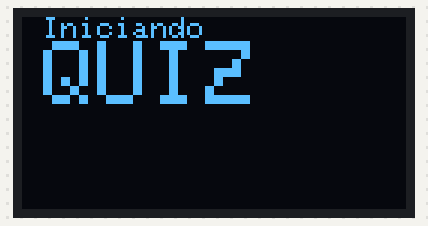
This sketch was run on a simulated Arduino Uno, built with avr-gcc and run on an emulated ATmega328P. On the bench: 128×64 one-colour display.

Above: at 0.53 s.
At 1.43 s:
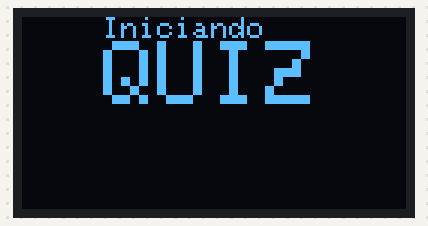
At 2.1 s:
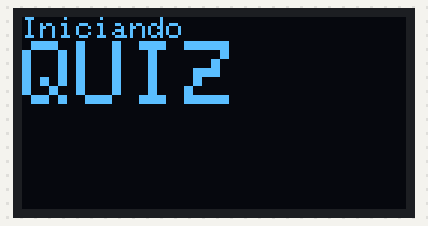
At 3.63 s:
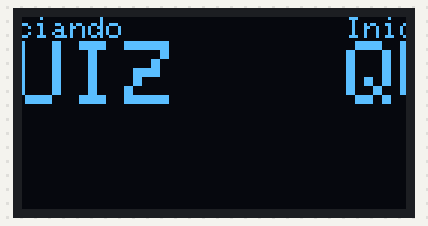
At 5.2 s:
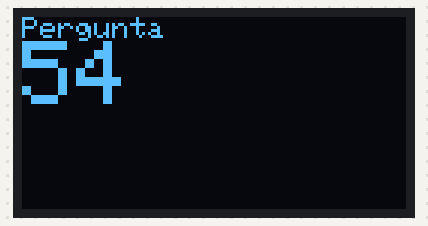
At 11.94 s:
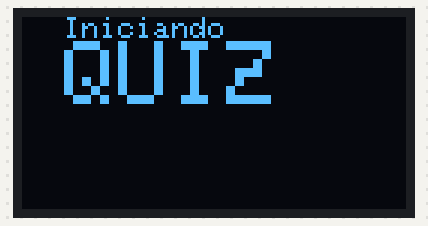

The sketch:

Quiz_display.ino
```cpp
#include <SPI.h>
#include <Wire.h>
#include <Adafruit_GFX.h>
#include <Adafruit_SSD1306.h>
#include <Fonts/FreeSerif12pt7b.h>
Adafruit_SSD1306 display(-1);

int quantidade_perguntas = 5;
long timer_oled = 0;
bool inverted = true;


void setup()
{
  Wire.begin(); //INICIALIZA A BIBLIOTECA WIRE
  display.begin(SSD1306_SWITCHCAPVCC, 0x3C); //INICIALIZA O DISPLAY COM ENDEREÇO I2C 0x3C
  display.setTextColor(WHITE); //DEFINE A COR DO TEXTO
  display.setTextSize(1); //DEFINE O TAMANHO DA FONTE DO TEXTO
  display.clearDisplay(); //LIMPA AS INFORMAÇÕES DO DISPLAY

  display.clearDisplay();

}
void loop() {

  IniciaQuiz();
  ExibePergunta(54);
  delay(6000);
}


void IniciaQuiz()
{
  timer_oled = 0;
// Movimenta o texto sobre a tela..
  display.clearDisplay();
  display.setTextSize(1); // Fonte do texto
  display.setTextColor(WHITE); // Cor do texto
  display.setCursor(0,0); // Posiciona o cursor
  display.println("Iniciando"); // Imprime mensagem
  display.display();

  display.setCursor(0,8); // fim da linha amarela
  display.setTextSize(3);
  display.println("QUIZ");
  display.display();
  display.startscrollright(1, 7); // Movimenta texto para a direita
  delay(2000);
  display.stopscroll();
  delay(500);
  display.startscrollleft(1, 7); // Movimenta texto para a esquerda
  delay(2000);
  display.stopscroll();
  delay(500);
}

void ExibePergunta(int numero)
{
  timer_oled = 0;
  display.clearDisplay();
  display.setTextSize(1); // Fonte do texto
  display.setTextColor(WHITE); // Cor do texto
  display.setCursor(0,0); // Posiciona o cursor
  display.println("Pergunta"); // Imprime mensagem
  display.display();
  display.setCursor(0,8); // fim da linha amarela
  display.setTextSize(3);
  display.println(numero);
  display.display();
}

void PrimeiraPergunta(int numero)
{
  timer_oled = 0;
  display.clearDisplay();
  display.setTextSize(1); // Fonte do texto
  display.setTextColor(WHITE); // Cor do texto
  display.setCursor(0,0); // Posiciona o cursor
  display.println("Primeira Pergunta"); // Imprime mensagem
  display.display();
  display.setCursor(0,8); // fim da linha amarela
  display.setTextSize(3);
  display.println(numero);
  display.display();
}

void UltimaPergunta(int numero)
{
  timer_oled = 0;
  display.clearDisplay();
  display.setTextSize(1); // Fonte do texto
  display.setTextColor(WHITE); // Cor do texto
  display.setCursor(0,0); // Posiciona o cursor
  display.println("Ultima Pergunta"); // Imprime mensagem
  display.display();
  display.setCursor(0,8); // fim da linha amarela
  display.setTextSize(3);
  display.println(numero);
  display.display();
}

void SelecionaQuantidadePerguntas()
{
  timer_oled = 0;
  display.clearDisplay();
  display.setTextSize(1); // Fonte do texto
  display.setTextColor(WHITE); // Cor do texto
  display.setCursor(0,0); // Posiciona o cursor
  display.println("Quantas Perguntas?"); // Imprime mensagem
  display.display();
  display.setCursor(0,8); // fim da linha amarela
  display.setTextSize(3);
  display.println(quantidade_perguntas);
  display.display();
}

void aguarde(int aguarde_fase)
{
  if(aguarde_fase == 0)
  {
    timer_oled = millis();
    display.clearDisplay();

    display.setTextSize(3);
    display.setTextColor(WHITE);
    display.setCursor(0,9);
    display.println("Aguarde");
    display.display();
    display.fillRect(0, 0, 16, 8, WHITE);
    display.display();

    display.startscrollright(0, 0);
  }

  if(aguarde_fase == 2)
  {
    display.stopscroll();
    display.clearDisplay();
  }


}

void aperte()
{

  if(timer_oled == 0)
  {
    timer_oled = millis();
  }

  long current_millis = millis();
  long passed = current_millis - timer_oled;
  if(passed>500)
  {
      display.clearDisplay();
      if(!inverted)
      {
        display.invertDisplay(false);
        inverted = true;
      }
      else
      {
        display.invertDisplay(true);
        inverted = false;
      }
      display.setTextColor(WHITE);
      display.setCursor(10,9); // fim da linha amarela
      display.setTextSize(3);
      display.println("APERTE");
      display.display();
      timer_oled = current_millis;
  }
}
```

Measured:
- by itself, everything shown: repeats every 11.1 s, in 18 steps
- what the display in image 2 shows lasts 0.8 s, from 2.1 s to 2.9 s
- what the display in image 4 shows lasts 6.1 s, from 5.1 s to 11.2 s
